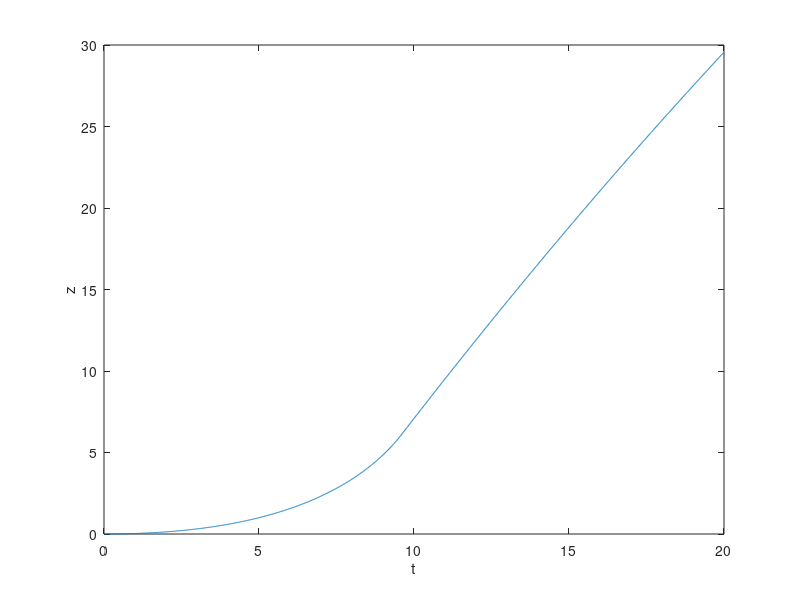

Write MATLAB code to recreate this figure.
%%%%%%%%%%%%%%%%%%%%%%%%%%%%%%%%%%%%%%%%%%%%%%%%%%%%
% RocketMan! 
% Describes the trajectory of a rocket shot vertically upward
% 
% NOTE: clear variables before each run
%%%%%%%%%%%%%%%%%%%%%%%%%%%%%%%%%%%%%%%%%%%%%%%%%%%%



%static variables
ve=100;
rho=1;
dm=1; md=60;
G=10; RE=50; ME=10;


%initialise values at t=0
z0=0;
v0=0;
m0=960;
tau = 0.01; %interval
maxstep = 2000; % no. of iterations
%%%%%%%%%%%%%%%%%%%%%%%%%%%%%%%%%%%%%%%%%%%%%%%%%%%%

%assigning variables to init values
z=z0; v=v0; mf=m0; a=0


for istep=1:maxstep
    
    t = (istep-1)*tau; 
    xplot(istep) = t;
    yplot(istep) = z;
    m=mf+md

    % If ball reaches ground (y<0), break out of the loop
    if( mf > 0 )
        a = ve*dm/m - G*ME/((z+RE)^2);
        mf = mf-dm;
    else
        a= -G*ME/(RE^2)
    end

    v = v+a*tau;
    z = z+v*tau;
end

plot1=plot(xplot,yplot,'-');
xlabel('t'); ylabel('z');












%%%%%%%%%%%%%%%%%%%%%%%%%%%%%%%%%%%%%%%%%%%%%%%%%%%%
% Changelog:
% 1.0 Initialise program. Basic acceleration
% 1.1 Added in dry mass and gravitational potential
%%%%%%%%%%%%%%%%%%%%%%%%%%%%%%%%%%%%%%%%%%%%%%%%%%%%
